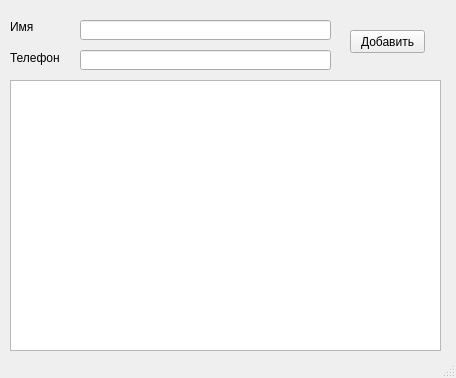
<?xml version="1.0" encoding="UTF-8"?>
<ui version="4.0">
 <class>MainWindow</class>
 <widget class="QMainWindow" name="MainWindow">
  <property name="geometry">
   <rect>
    <x>0</x>
    <y>0</y>
    <width>456</width>
    <height>378</height>
   </rect>
  </property>
  <property name="windowTitle">
   <string>MainWindow</string>
  </property>
  <widget class="QWidget" name="centralwidget">
   <widget class="QLabel" name="label">
    <property name="geometry">
     <rect>
      <x>10</x>
      <y>20</y>
      <width>47</width>
      <height>13</height>
     </rect>
    </property>
    <property name="text">
     <string>Имя</string>
    </property>
   </widget>
   <widget class="QLabel" name="label_2">
    <property name="geometry">
     <rect>
      <x>10</x>
      <y>50</y>
      <width>51</width>
      <height>16</height>
     </rect>
    </property>
    <property name="text">
     <string>Телефон</string>
    </property>
   </widget>
   <widget class="QLineEdit" name="contactName">
    <property name="geometry">
     <rect>
      <x>80</x>
      <y>20</y>
      <width>251</width>
      <height>20</height>
     </rect>
    </property>
   </widget>
   <widget class="QLineEdit" name="contactNumber">
    <property name="geometry">
     <rect>
      <x>80</x>
      <y>50</y>
      <width>251</width>
      <height>20</height>
     </rect>
    </property>
   </widget>
   <widget class="QPushButton" name="addContactBtn">
    <property name="geometry">
     <rect>
      <x>350</x>
      <y>30</y>
      <width>75</width>
      <height>23</height>
     </rect>
    </property>
    <property name="text">
     <string>Добавить</string>
    </property>
   </widget>
   <widget class="QListWidget" name="contactList">
    <property name="geometry">
     <rect>
      <x>10</x>
      <y>80</y>
      <width>431</width>
      <height>271</height>
     </rect>
    </property>
   </widget>
  </widget>
  <widget class="QStatusBar" name="statusbar"/>
 </widget>
 <resources/>
 <connections/>
</ui>
